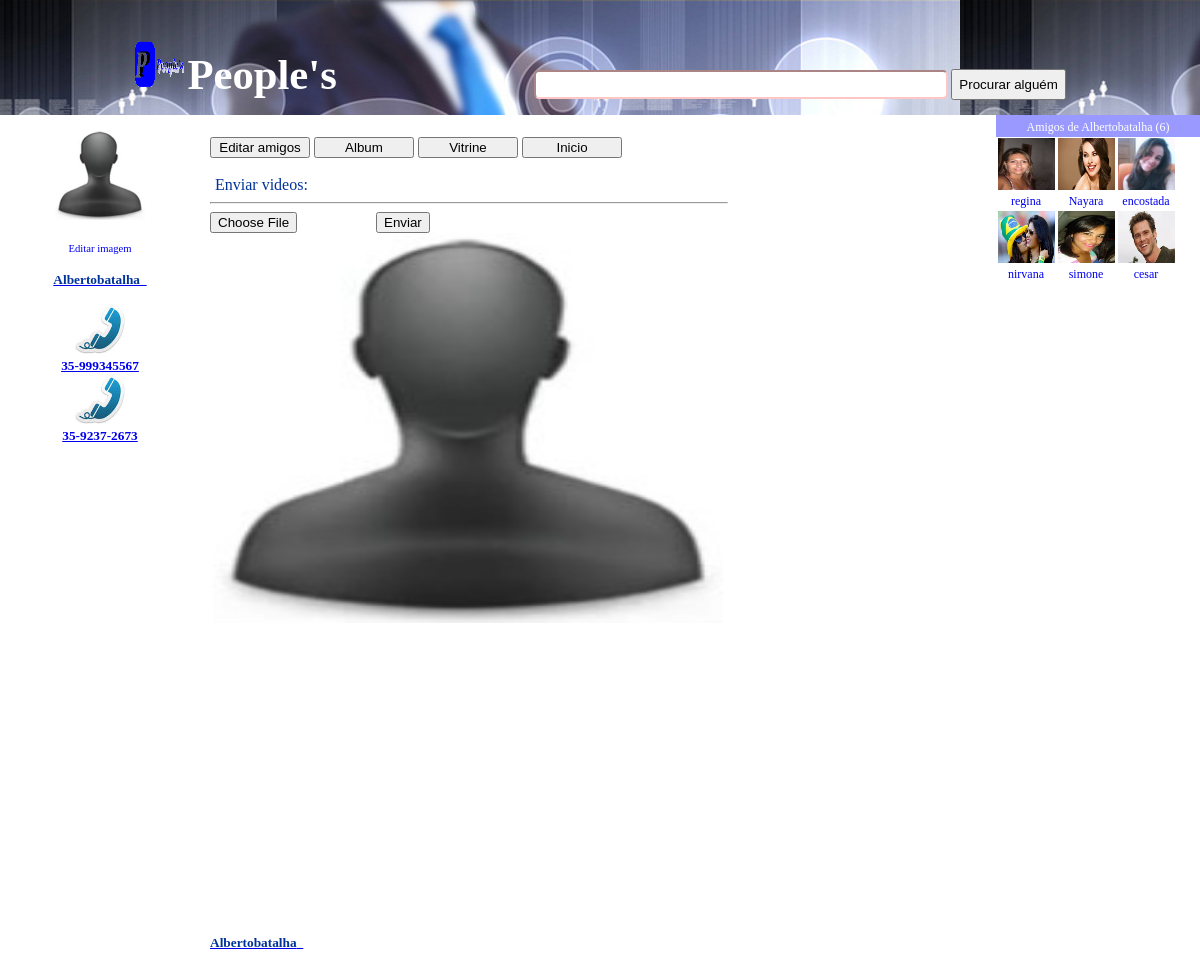
/videos.php (signed in), run on the app's committed database.
### tables this page shows
CREATE TABLE IF NOT EXISTS `perfil` (
  `id` int(11) NOT NULL AUTO_INCREMENT,
  `nome` varchar(256) NOT NULL,
  `foto` varchar(256) NOT NULL,
  PRIMARY KEY (`id`)
);

CREATE TABLE IF NOT EXISTS `cadastros` (
  `id` int(11) NOT NULL AUTO_INCREMENT,
  `fone` varchar(15) NOT NULL,
  `senha` varchar(256) NOT NULL,
  `nome` varchar(256) NOT NULL,
  `apelido` varchar(255) NOT NULL,
  PRIMARY KEY (`id`)
);

CREATE TABLE IF NOT EXISTS `amigos` (
  `id` int(255) NOT NULL AUTO_INCREMENT,
  `nome` varchar(255) NOT NULL,
  `url` varchar(255) NOT NULL,
  `foto` varchar(255) NOT NULL,
  PRIMARY KEY (`id`)
);

### videos.php (the view, shortened to what this page needs)
<?php
require 'functions.php';
?>
<!doctype html>
<html lang="en">
 <head>
  <link rel="stylesheet" type="text/css" href="style/stylo.css">
 </head>
 <body style="display:block!important;width:100%!important;z-index:2147483647!important;margin:0 auto!important;">
 <table cellspacing="0" cellpadding="0" width="100%" align="center">
<td width="400" height="" valign="top" align="center" style="color:#336600;font-size:10pt;background-color:#003399;padding:15px;height:20px;background-image: url(img/fundo.jpg);background-repeat:repeat-x;width:100%px">
<span style='font-size:10pt;color:#ffffff'>
<form action="ver.php" method="post" style="margin-top:25px">
<img src="img/papo.png" width="50" height="49" align="bottom">
<font style="color:#ffffff;font-size:32pt;font-weight:bold;">People's&nbsp;</font>
  <input type="text" name="busca" value="" style="width:400px;background-color:#ffffff;border-color:#ffc6c6;color:#003366;font-weight:none;padding:5px;border-radius:5px;
-webkit-border-radius:5px;
-moz-border-radius:5px;"/>
<input type="submit" value="Procurar alguém" style="color:#000000;height:31px;font-weight:none;font-size:10pt"/>
</form>
</span>
</td>
</table>
<tr>
<table cellspacing="0" cellpadding="0" width="100%" align="center">
<td valign="top" align="center" style="color:#336600;font-size:10pt;background-color:#ffffff;padding:15px;
 color:#000000;height:20px;width:170px">
<?php
$nome=$_SESSION['nome'];
$sql=mysql_query("select*from perfil where nome='$nome' LIMIT 1");
while($linha=mysql_fetch_array($sql))
		{
		       $nome=$linha['nome'];
			   $foto=$linha['foto'];
			   $picture='<img alt="?" style="color:#ffffff;font-size:36pt;font-weight:bold;margin-left:3px;margin-right:3px" src="'.$foto.'" width="100" height="100">';
			   $picture3='<img alt="?" style="color:#ffffff;font-size:36pt;font-weight:bold;margin-left:3px;margin-right:3px" src="img/figura.jpg" width="90" height="90">';
				$pasta="perfil/";
$tipo=".jpg";
$foto2=$nome.$tipo;
$duplo=$pasta.$foto2;
if(file_exists($duplo)){
            echo '<div style="background-color:none;width:105px;height:115px;"><br>'.$picture.'</div>';
}
else
			{
echo $picture3.'<br>';
		}
			echo '<br><span style="color:#cc6633;font-size:8pt;font-weight:none;text-decoration:none"><a href="perfil.php" style="text-decoration:none">Editar imagem</a><br>';
			echo '<a href="#"><span style="color:#003399;font-size:10pt;font-weight:bold"><br>'.ucwords($nome).'&nbsp;&nbsp;</span></a><br><br>';
        }
?>
<?php
$nome=$_SESSION['nome'];
$sql=mysql_query("select*from cadastros where nome='$nome'");
while($linha=mysql_fetch_array($sql))
		{
			   $fone=$linha['fone'];
			echo '<img src="img/tel.jpg" width="50" height="50" align="bottom"><br></span>';
			echo '<span style="color:#003399;font-size:10pt;font-weight:bold">';
			echo '<a href="#">'.$fone.'<br></a></span>';
        }
?>
</td>
<td style="padding-left:10px;padding-right:10px;border:10px" width="" valign="top" align="left" height="550" bgcolor="#ffffff">
<div style="padding-top:22px">
<a href="editfriends.php" style=""><input type="submit" value="Editar amigos" style="width:100px"></a>
<a href="album.php" style=""><input type="submit" value="Album" style="width:100px"></a>
<a href="#" style=""><input type="submit" value="Vitrine" style="width:100px"></a>
<a href="whatch.php" style=""><input type="submit" value="Inicio" style="width:100px"></a>
</div>
<br>
<div style="background-color:none;border:2px;width:518px">
<span style='color:#003399;align:right;margin-left:5px;'>Enviar videos:&nbsp;</span>
<hr>
<form name="form" action="envideos.php" method="post" enctype="multipart/form-data" style="background-image: url(img/0.jpg);height:px;background-color:#ffffff" OnSubmit="return validacao();">
<input type="file" name="video" size="48" style="color:#ffffff;width:150px">
<input type="submit" value="Enviar">
</form>
<?php
$nome=$_SESSION['nome'];
$sql=mysql_query("select*from perfil where nome='$nome' LIMIT 1");
while($linha=mysql_fetch_array($sql))
		{
		       $nome=$linha['nome'];
			   $foto=$linha['foto'];
			   $picture='<img alt="?" style="color:#ffffff;font-size:36pt;font-weight:bold;margin-left:3px;margin-right:3px" src="'.$foto.'" width="510" height="390">';
			   $picture3='<img alt="?" style="color:#ffffff;font-size:36pt;font-weight:bold;margin-left:3px;margin-right:3px" src="img/figura.jpg" width="510" height="390">';
				$pasta="perfil/";
$tipo=".jpg";
$foto2=$nome.$tipo;
$duplo=$pasta.$foto2;
if(file_exists($duplo)){
            echo '<div style="background-color:none;width:105px;height:115px;"><br>'.$picture.'</div>';
}
else
			{
echo $picture3.'<br>';
		}
			echo '<a href="#"><span style="color:#003399;font-size:10pt;font-weight:bold"><br><br><br><br><br><br><br><br><br><br><br><br><br><br><br><br><br>'.ucwords($nome).'&nbsp;&nbsp;</span></a><br><br>';
        }
?>
</td>
<td style="padding-left:0px;border:0px;" width="100" valign="top" align="left" width="" height="550" bgcolor="#ffffff">
<div align="center" style="background-color:#9999ff;color:#ffffff;text-align:center;width:200px;padding:2px;">
<?php
$nome=$_SESSION['nome'];
$sql=mysql_query("select*from amigos where nome='$nome'");
$rows=mysql_num_rows($sql);
echo '<span style="font-size:9pt;">Amigos de '.ucwords($_SESSION['nome']).'&nbsp;('.$rows.')<br>';
?>
</div>
<?php
include "urlget.php";
?>
</td>
</tr>
 </body>
</html>

### urlget.php (shortened to what this page needs)
<?php
require 'conn.php';
?>
<html>
<head>
</head>
<body>
<?php
$nome=$_SESSION['nome'];
$sql="SELECT * FROM amigos WHERE nome='".$nome."'";
$resultado=$conexao->query($sql);
while($linha=$resultado->fetch_array(MYSQLI_BOTH))
		{
			   $url=$linha['url'];
			   $crop=substr($url, 12);
			   $foto2='perfil/'.$crop.'.jpg';
               $nome_cortado=substr($url, 12);
               echo '<div style="float:left;width:58px;padding:1px;font-size:9pt"><a href="'.$url.'" style="text-decoration:none;margin-left:1px;margin-top:4px"><img title="'.$nome_cortado.'" src="'.$foto2.'" width="57" height="52" border="0"><br>';
			   echo '<center>';
			   echo $nome_cortado;
			   echo '</center></a>';
			   echo '</div>';
	 }
?>
</body>
</html>

### data on the page
perfil: nome "Albertobatalha"
cadastros: fone "35-999345567"
cadastros: fone "35-9237-2673"
amigos: shows a picture, url "regina"
amigos: shows a picture, url "Nayara"
amigos: shows a picture, url "encostada"
amigos: shows a picture, url "nirvana"
amigos: shows a picture, url "simone"
amigos: shows a picture, url "cesar"

### other printed values
$_SESSION['nome'] "Albertobatalha"
$rows "6"
